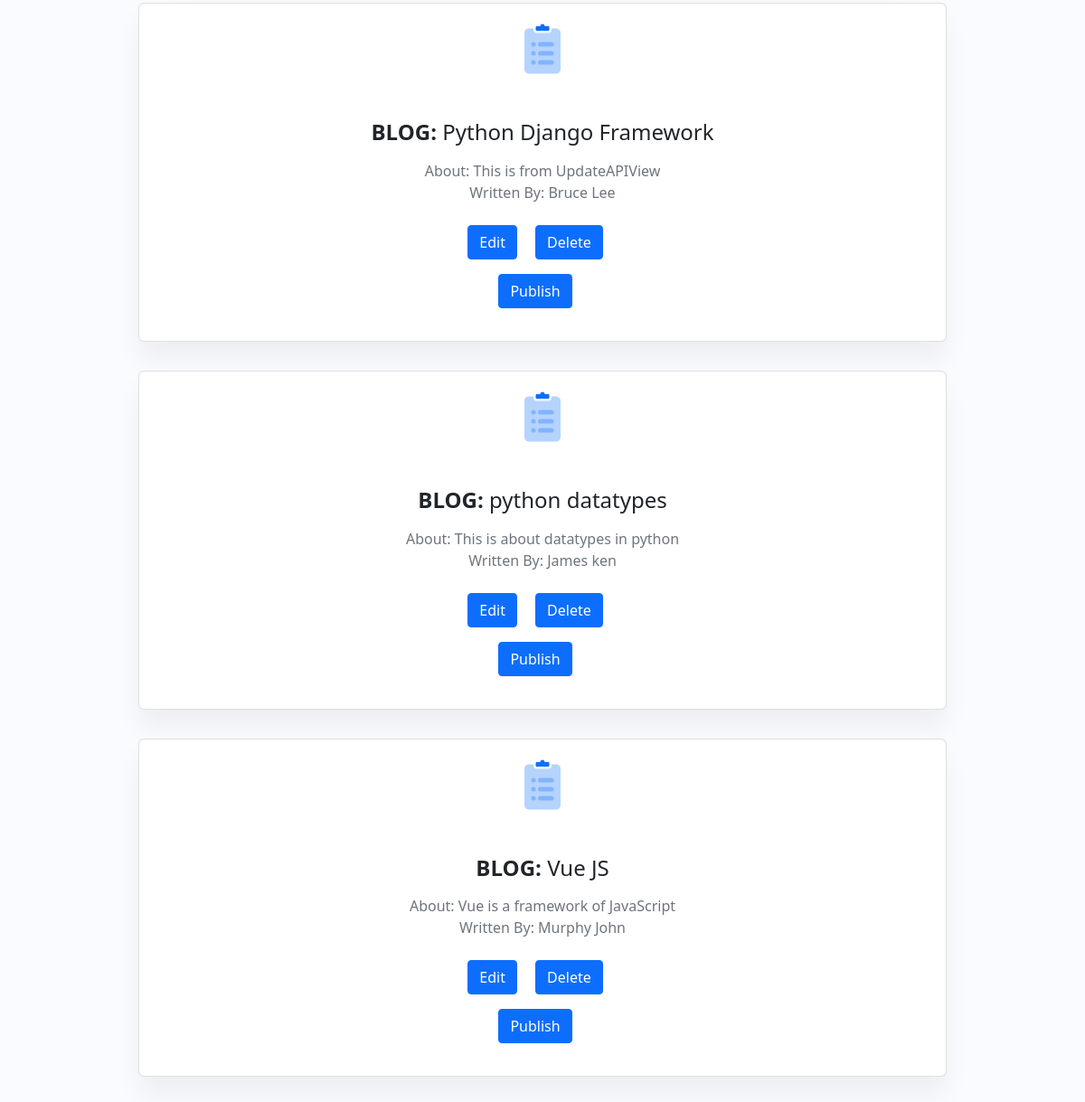
The app's page /demo/list (lower part), older data.
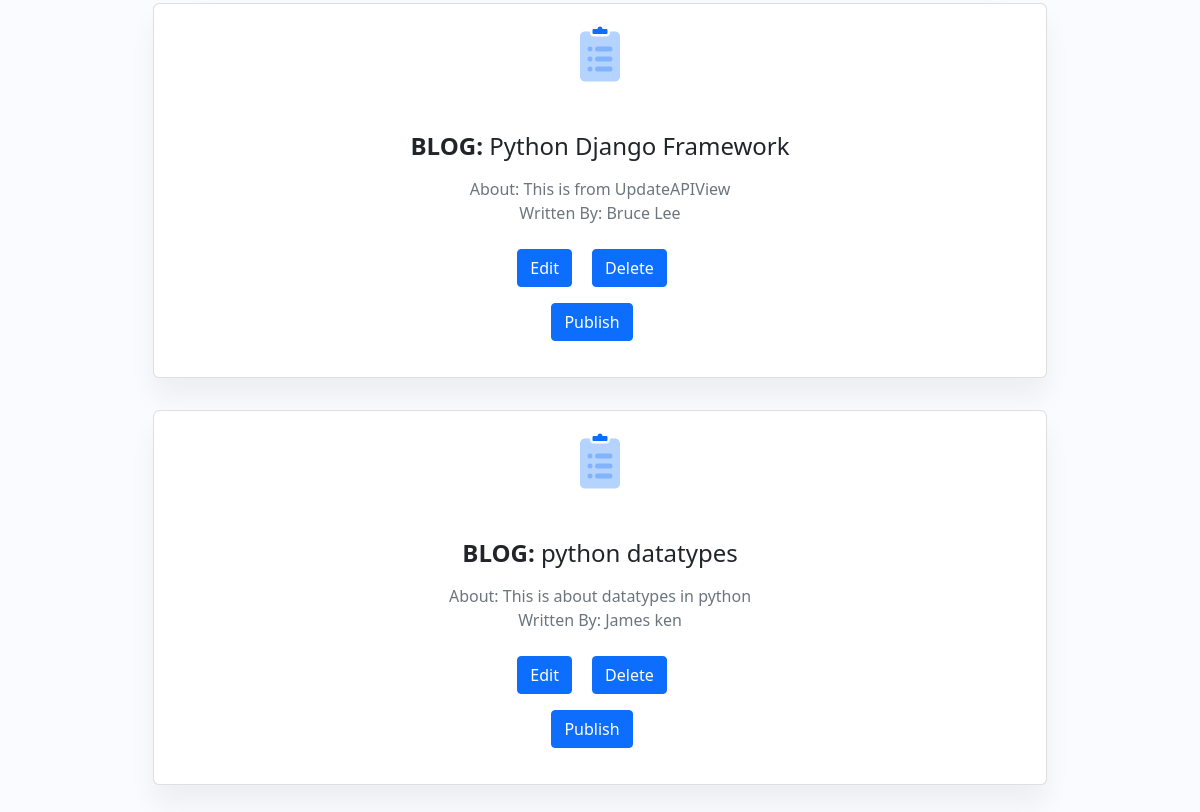
The same page, newer data.
### blog/models.py (models this page shows)
class Blog(models.Model):
    title = models.CharField(max_length=100)
    author = models.CharField(max_length=150)
    description = models.TextField()
    is_published = models.BooleanField(default=False)
    published_on = models.DateTimeField()
    class Meta:
        permissions =(
            ('can_publish','Can publish blog'),
        )

### blog/views.py (the view)
# urls.py: path('demo/list',list_blogs,name='list'),
def list_blogs(request):
    blog = Blog.objects.all()
    return render(request,'list.html', {'blog': blog})

### templates/list.html (shortened to what this page needs)
<!DOCTYPE html>
<html lang="en">
<head>
    <link href="https://cdn.jsdelivr.net/npm/bootstrap@5.0.2/dist/css/bootstrap.min.css" rel="stylesheet">
</head>
<body>
    <section class="py-6 bg-light-primary">
                {% for blog in blog %}
                <div class="row row-cols-lg-3 row-cols-md-2 row-cols-1 text-center justify-content-center px-xl-6 aos-init aos-animate" data-aos="fade-up">
                    <div class="col my-3 w-75">
                        <div class="card border-hover-primary hover-scale">
                            <div class="card-body">
                                <div class="text-primary mb-5">
                                </div>
                                <h4 class="font-weight-bold mb-3"><b>BLOG:</b> {{blog.title}}</h4>
                                <p class="text-muted mb-0">About: {{blog.description}}</p>
                                <p class="text-muted mb-0">Written By: {{blog.author}}</p>
                                <br>
                                <a href = "/demo/{{blog.id}}/update" class="btn btn-primary me-3">Edit</a>  <a href="/demo/{{blog.id}}/delete" class="btn btn-primary me-3">Delete</a>
                                <div class="m-3">
                                <form method = 'post'>
                                    <a href = "/demo/{{blog.id}}/publish" class="btn btn-primary me-3">Publish</a>
                                </form>
                                </div>
                            </div>
                        </div>
                    </div>
                </div>
            {% endfor %}
    </section>
</body>
</html>

Row changes from the older to the newer data that the page shows:
removed Blog: title "Vue JS", description "Vue is a framework of JavaScript", author "Murphy John"
